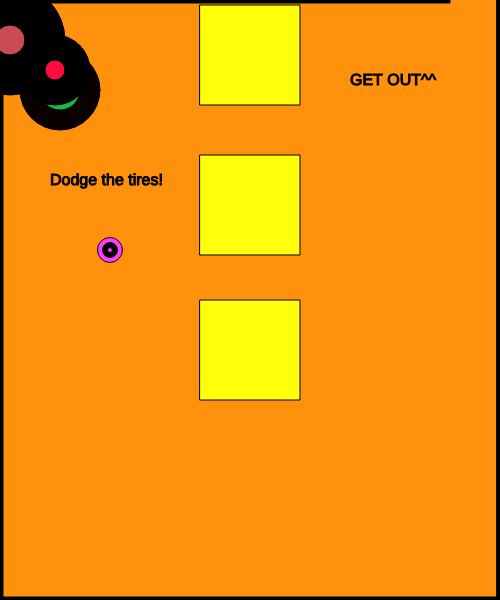
Frame 1 (no input)
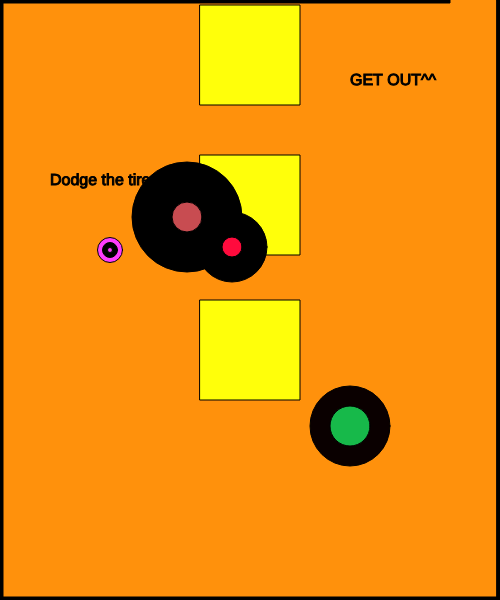
Frame 60 (no input)
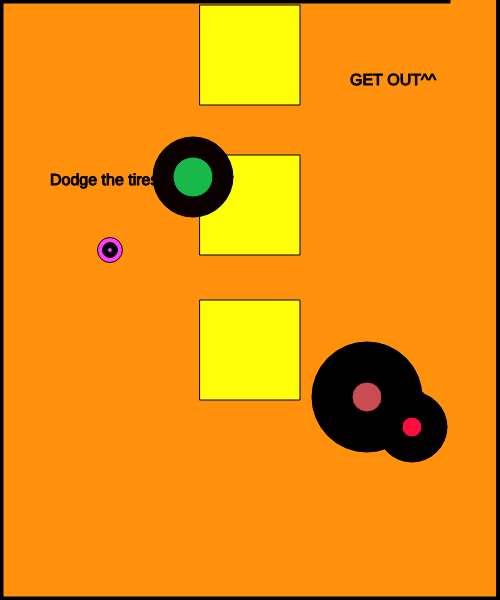
Frame 120 (the mouse pressed at the canvas centre since frame 60)

The p5.js sketch that drew these frames (run headless with seeded random() and noise() and a simulated clock; from frame 60 on, the mouse is pressed at the canvas centre):

// p5.js sketch
// ── sketch.js

var characterX = 200;
var characterY = 200;



var w = 87; 
var s = 83;
var a = 65;
var d = 68;


var shapeX = 30;
var shapeY = 50;
var shapeXSpeed;
var shapeYSpeed;

var shapeA = 60;
var shapeB = 90;
var shapeASpeed;
var shapeBSpeed;

var shapeJ = 10;
var shapeK = 40;
var shapeJSpeed;
var shapeKSpeed;

var shapeS = 70;
var shapeT = 55;
var shapeTSpeed;
var shapeSSpeed;




var mouseShapeX;
var mouseShapeY;
function setup()
{
    createCanvas(500, 600);
   
    shapeXSpeed = Math.floor(Math.random() * (Math.floor(Math.random() * 5)) + 1);
    shapeYSpeed = Math.floor(Math.random() * (Math.floor(Math.random() * 5)) + 1);
    createCharacter(90,350);
  
   shapeASpeed = Math.floor(Math.random() * (Math.floor(Math.random() * 7)) + 2);
    shapeBSpeed = Math.floor(Math.random() * (Math.floor(Math.random() * 7)) + 2);
    createCharacter(300,150);
  
     shapeJSpeed = Math.floor(Math.random() * (Math.floor(Math.random() * 3)) + 1);
    shapeKSpeed = Math.floor(Math.random() * (Math.floor(Math.random() * 3)) + 1);
    createCharacter(160,80);
       
  shapeTSpeed = Math.floor(Math.random() * (Math.floor(Math.random() * 6)) + 1);
    shapeSSpeed = Math.floor(Math.random() * (Math.floor(Math.random() * 6)) + 1);
    createCharacter(110,250);
  
  
}

function draw()
{
    background(335,145,12);
    stroke(0);
    fill(0);
    
    
    createBorders(3);

    
    
  
  textSize(16);
    text("GET OUT^^", width-150,height-515)
  textSize(16);
    text("Dodge the tires!", width-450,height-415)
  
    
    drawCharacter();
    characterMovement();
  fill(700,500,10);
  rect(200,155,100,100);
  
    fill(700,500,10);
  rect(200,300,100,100);
  
    fill(700,500,10);
  rect(200,5,100,100);


  
    fill(0,0,0);
    circle(shapeX, shapeY, 50);
  fill(213,145,14);
  circle(shapeX, shapeY, 20);
  
    
  fill(10,0,0);
    circle(shapeA, shapeB, 80);
  fill(23,185,74);
    circle(shapeA, shapeB, 40);
  
  fill(0,0,0)
  circle(shapeJ, shapeK, 110);
    fill(200,76,81)
  circle(shapeJ, shapeK, 30);
  
    fill(0,0,0)
  circle(shapeT, shapeS, 70);
  fill(700,11,61)
  circle(shapeT, shapeS, 20);

  


   
     shapeXSpeed = Math.floor(Math.random() * (Math.floor(Math.random() * 7)) + 2);
     shapeYSpeed = Math.floor(Math.random() * (Math.floor(Math.random() * 7)) + 2);
  
     shapeASpeed = Math.floor(Math.random() * (Math.floor(Math.random() * 9)) + 4);
     shapeBSpeed = Math.floor(Math.random() * (Math.floor(Math.random() * 9)) + 4);

    shapeJSpeed = Math.floor(Math.random() * (Math.floor(Math.random() * 2)) + 3);
     shapeKSpeed = Math.floor(Math.random() * (Math.floor(Math.random() * 2)) + 3);
  
    shapeTSpeed = Math.floor(Math.random() * (Math.floor(Math.random() * 1)) + 3);
     shapeSSpeed = Math.floor(Math.random() * (Math.floor(Math.random() * 1)) + 3);

    shapeX += shapeXSpeed;
    shapeY += shapeYSpeed;
 
    if(shapeX > width)
    {
        shapeX = 0;
    }
    if(shapeX < 0)
    {
        shapeX = width;
    }
    if(shapeY > height)
    {
        shapeY = 0;
    }
    if(shapeY < 0)
    {
        shapeY = height;
    }
  shapeA += shapeASpeed;
    shapeB += shapeBSpeed;
 
  
    if(shapeA > width)
    {
        shapeA = 3;
    }
    if(shapeA < 3)
    {
        shapeA = width;
    }
    if(shapeB > height)
    {
        shapeB = 3;
    }
    if(shapeB < 3)
    {
        shapeB = height;
    }
  
   shapeJ += shapeJSpeed;
    shapeK += shapeKSpeed;
    
  
    if(shapeJ > width)
  {
        shapeJ = 0;
    }
    if(shapeJ < 0)
    {
        shapeJ = width;
    }
    if(shapeK > height)
    {
        shapeK = 0;
    }
    if(shapeK < 0)
    {
        shapeK = height;
       }
  
   shapeT += shapeTSpeed;
    shapeS += shapeSSpeed;
    
  
    if(shapeT > width)
  {
        shapeT = 2;
    }
    if(shapeT < 2)
    {
        shapeT = width;
    }
    if(shapeS > height)
    {
        shapeS = 2;
    }
    if(shapeS < 2)
    {
        shapeS = height;
       }
    
  
    if(characterX > width && characterY > width-150)
    {
        fill(0);
        stroke(5);
        textSize(26);
        text("Winner Winner!", width/2-150, height/2-515);
    }
  
 
    
    fill(0,0,0);
    circle(mouseShapeX, mouseShapeY, 25);
  fill(320,130,440);
    circle(mouseShapeX, mouseShapeY, 5);
}

function characterMovement()
{
    if(keyIsDown(w))
    {
        characterY -= 20;   
    }
    if(keyIsDown(s))
    {
        characterY += 20;   
    }
    if(keyIsDown(a))
    {
        characterX -= 10;   
        console.log("movement: " + characterX);
    }
    if(keyIsDown(d))
    {
        characterX += 10;   
    }
}
function createCharacter(x,y)
{
    characterX = x;
    characterY = y;
    console.log(characterX);
  
    
  
}

function drawCharacter()
{
    fill(564,60,333);
    circle(characterX,characterY,25);
   fill(0,0,0);
    circle(characterX,characterY, 15);
  fill(564,60,333);
    circle(characterX,characterY,5);
   
  
}
function createBorders(thickness)

{
   rect(0,0,width-50,thickness)
   rect(0,0,thickness,height)
 rect(width-thickness,0,thickness,height-0)
    rect(0, height-thickness,width, thickness)
}

function mouseClicked()
{
    mouseShapeX = mouseX;
    mouseShapeY = mouseY;
}
